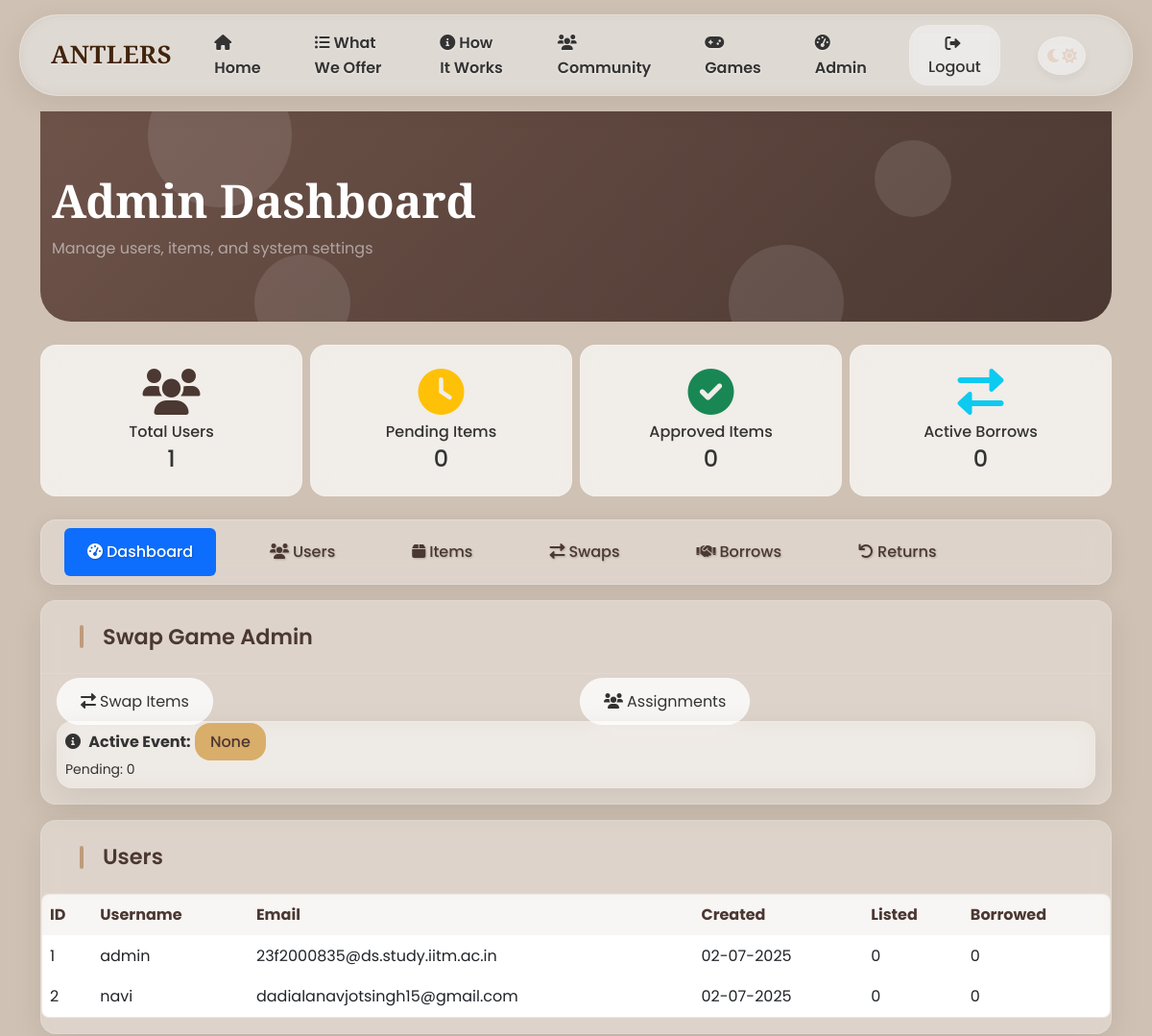
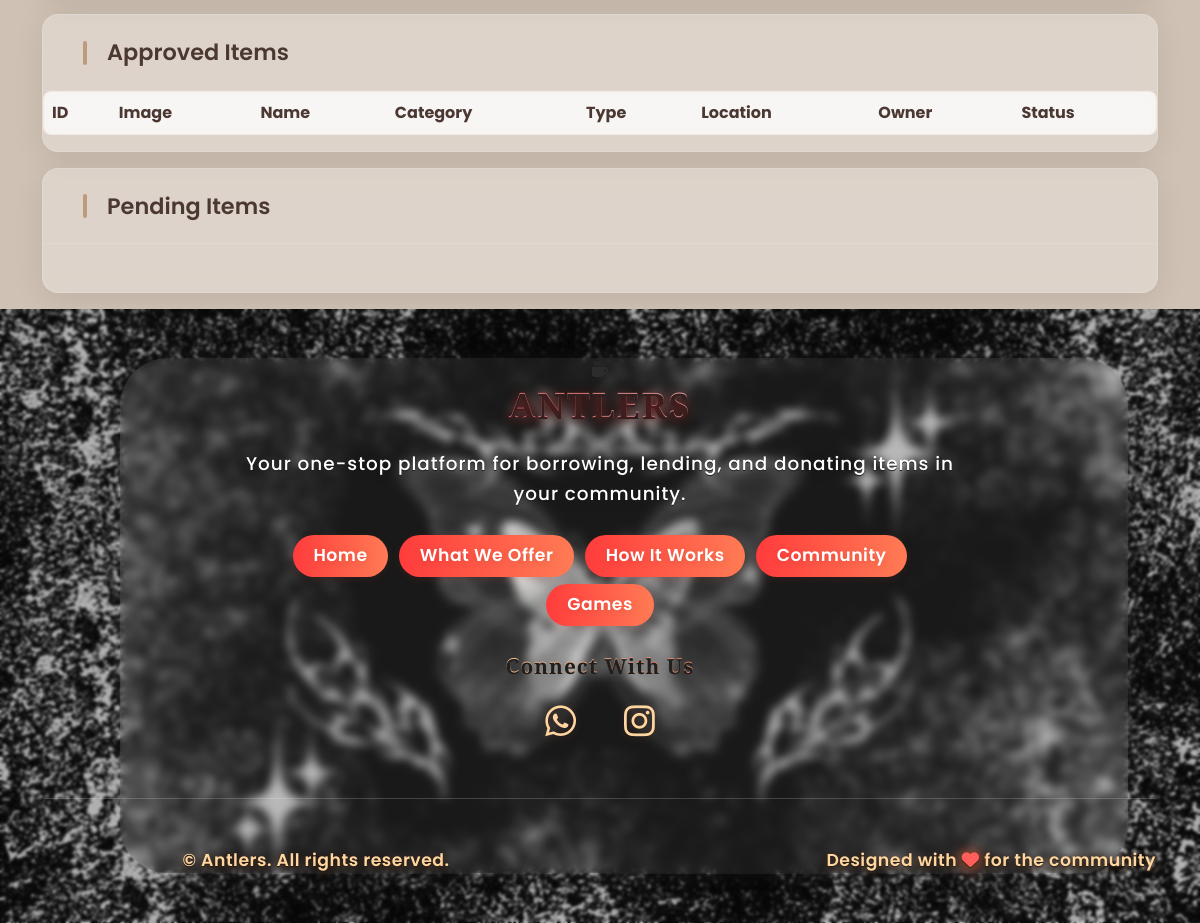
The page /admin (signed in) on the database its author committed (2 pictures, top to bottom).
### app.py (models this page shows)
class User(db.Model, UserMixin):
    id = db.Column(db.Integer, primary_key=True)
    username = db.Column(db.String(150), unique=True)
    password = db.Column(db.String(150))
    email = db.Column(db.String(150), unique=True)
    contact_number = db.Column(db.String(20))
    role = db.Column(db.String(50), default='user')
    created_at = db.Column(db.DateTime, default=func.now())
    overall_verified = db.Column(db.Boolean, default=False)
    approved_items = db.relationship('Accessory',
                                   foreign_keys='Accessory.user_id',
                                   backref=db.backref('owner', lazy=True))
    items_borrowed = db.relationship('BorrowedAccessory',
                                   foreign_keys='BorrowedAccessory.borrower_id',
                                   backref=db.backref('borrower_user', lazy=True),
                                   overlaps="items_borrowed_as_borrower,borrower")
    items_lent = db.relationship('BorrowedAccessory',
                                foreign_keys='BorrowedAccessory.lender_id',
                                backref=db.backref('lender_user', lazy=True),
                                overlaps="items_lent_as_lender,lender")

### app.py (the view)
@app.route('/admin')
@login_required
def admin_dashboard():
    if current_user.role != 'admin':
        flash('You do not have permission to access the admin dashboard.', 'danger')
        return redirect(url_for('home'))
    pending_items = PendingAccessory.query.all()
    rejected_items = RejectedAccessory.query.all()
    approved_items = Accessory.query.all()
    pending_swap_items = SwapItem.query.filter_by(status='pending').count()
    active_swap_events = SwapEvent.query.filter(
        SwapEvent.status.in_(['pending', 'active'])
    ).count()
    users = User.query.all()
    active_borrows = BorrowedAccessory.query.filter(
        BorrowedAccessory.status.in_(['approved', 'delivered'])
    ).count()
    stats = {
        'total_users': User.query.count(),
        'pending_items': len(pending_items),
        'approved_items': len(approved_items),
        'active_borrows': active_borrows
    }
    return render_template('admin_dashboard.html',
                         pending_items=pending_items,
                         rejected_items=rejected_items,
                         approved_items=approved_items,
                         pending_swap_items=pending_swap_items,
                         active_swap_events=active_swap_events,
                         users=users,
                         stats=stats)

### templates/admin_dashboard.html (shortened to what this page needs)
{% extends "base.html" %}
{% block content %}
<div class="container">
    <div class="profile-header mb-4">
        <div class="animated-bg">
            <div class="animated-circle circle-1"></div>
            <div class="animated-circle circle-2"></div>
            <div class="animated-circle circle-3"></div>
            <div class="animated-circle circle-4"></div>
        </div>
        <div class="container profile-header-content">
            <div class="d-flex justify-content-between align-items-center">
                <div>
                    <h1 class="display-5 text-white fw-bold mb-2">Admin Dashboard</h1>
                    <p class="text-white-50 mb-0">Manage users, items, and system settings</p>
                </div>
            </div>
        </div>
    </div>
    <div class="row g-2 mb-4">
        <div class="col-6 col-md-3">
            <div class="stats-card text-center">
                <i class="fas fa-users fa-3x mb-2 text-primary"></i>
                <h3 class="h6 mb-1">Total Users</h3>
                <p class="h4 mb-0">{{ stats.total_users -1 }}</p>
            </div>
        </div>
        <div class="col-6 col-md-3">
            <div class="stats-card text-center">
                <i class="fas fa-clock fa-3x mb-2 text-warning"></i>
                <h3 class="h6 mb-1">Pending Items</h3>
                <p class="h4 mb-0">{{ stats.pending_items }}</p>
            </div>
        </div>
        <div class="col-6 col-md-3">
            <div class="stats-card text-center">
                <i class="fas fa-check-circle fa-3x mb-2 text-success"></i>
                <h3 class="h6 mb-1">Approved Items</h3>
                <p class="h4 mb-0">{{ stats.approved_items }}</p>
            </div>
        </div>
        <div class="col-6 col-md-3">
            <div class="stats-card text-center">
                <i class="fas fa-exchange-alt fa-3x mb-2 text-info"></i>
                <h3 class="h6 mb-1">Active Borrows</h3>
                <p class="h4 mb-0">{{ stats.active_borrows }}</p>
            </div>
        </div>
    </div>
    <div class="glass-navbar mb-3">
        <ul class="nav nav-pills flex-nowrap overflow-auto">
            <li class="nav-item">
                <a class="nav-link active" href="#dashboard">
                    <i class="fas fa-tachometer-alt me-1"></i>Dashboard
                </a>
            </li>
            <li class="nav-item">
                <a class="nav-link" href="#users">
                    <i class="fas fa-users me-1"></i>Users
                </a>
            </li>
            <li class="nav-item">
                <a class="nav-link" href="#items">
                    <i class="fas fa-box me-1"></i>Items
                </a>
            </li>
            <li class="nav-item">
                <a class="nav-link" href="#swaps">
                    <i class="fas fa-exchange-alt me-1"></i>Swaps
                </a>
            </li>
            <li class="nav-item">
                <a class="nav-link" href="#borrows">
                    <i class="fas fa-handshake me-1"></i>Borrows
                </a>
            </li>
            <li class="nav-item">
                <a class="nav-link" href="#returns">
                    <i class="fas fa-undo me-1"></i>Returns
                </a>
            </li>
        </ul>
    </div>
    <div class="row g-2 mb-3">
        <div class="col-12">
            <div class="glass-card">
                <div class="card-header">
                    <h4 class="card-title mb-0">Swap Game Admin</h4>
                </div>
                <div class="card-body p-3">
                    <div class="row g-2">
                        <div class="col-6">
                            <a href="{{ url_for('admin_swap_items') }}" class="glass-btn w-100">
                                <i class="fas fa-exchange-alt me-1"></i>Swap Items
                            </a>
                        </div>
                        <div class="col-6">
                            <a href="{{ url_for('admin_swap_assignments') }}" class="glass-btn w-100">
                                <i class="fas fa-users me-1"></i>Assignments
                            </a>
                        </div>
                    </div>
                    <div class="row mt-2">
                        <div class="col-12">
                            <div class="glass-card p-2">
                                <i class="fas fa-info-circle me-1"></i>
                                <strong>Active Event:</strong>
                                {% if active_swap_events > 0 %}
                                    <span class="glass-badge bg-success">Active</span>
                                {% else %}
                                    <span class="glass-badge bg-warning">None</span>
                                {% endif %}
                                <small class="d-block mt-1">Pending: {{ pending_swap_items }}</small>
                            </div>
                        </div>
                    </div>
                </div>
            </div>
        </div>
    </div>
    <div class="row g-2 mb-3" id="users">
        <div class="col-12">
            <div class="glass-card">
                <div class="card-header">
                    <h4 class="card-title mb-0">Users</h4>
                </div>
                <div class="card-body p-0">
                    <div class="table-responsive">
                        <table class="glass-table table">
                            <thead>
                                <tr>
                                    <th>ID</th>
                                    <th>Username</th>
                                    <th>Email</th>
                                    <th>Created</th>
                                    <th>Listed</th>
                                    <th>Borrowed</th>
                                </tr>
                            </thead>
                            <tbody>
                                {% for user in users %}
                                <tr>
                                    <td>{{ user.id }}</td>
                                    <td>{{ user.username }}</td>
                                    <td>{{ user.email }}</td>
                                    <td>{{ user.created_at.strftime('%d-%m-%Y') }}</td>
                                    <td>{{ user.approved_items|length }}</td>
                                    <td>{{ user.borrowed_items|length }}</td>
                                </tr>
                                {% endfor %}
                            </tbody>
                        </table>
                    </div>
                </div>
            </div>
        </div>
    </div>
    <div class="row g-2 mb-3" id="items">
        <div class="col-12">
            <div class="glass-card">
                <div class="card-header">
                    <h4 class="card-title mb-0">Approved Items</h4>
                </div>
                <div class="card-body p-0">
                    <div class="table-responsive">
                        <table class="glass-table table">
                            <thead>
                                <tr>
                                    <th>ID</th>
                                    <th>Image</th>
                                    <th>Name</th>
                                    <th>Category</th>
                                    <th>Type</th>
                                    <th>Location</th>
                                    <th>Owner</th>
                                    <th>Status</th>
                                </tr>
                            </thead>
                        </table>
                    </div>
                </div>
            </div>
        </div>
    </div>
    <div class="row g-2 mb-3" id="pending">
        <div class="col-12">
            <div class="glass-card">
                <div class="card-header">
                    <h4 class="card-title mb-0">Pending Items</h4>
                </div>
                <div class="card-body">
                </div>
            </div>
        </div>
    </div>
</div>
{% endblock %}

### rows shown on the page
User: id "1", username "admin", email "23f2000835@ds.study.iitm.ac.in", created_at "02-07-2025", approved_items|length "0", borrowed_items|length "0"
User: id "2", username "navi", email "dadialanavjotsingh15@gmail.com", created_at "02-07-2025", approved_items|length "0", borrowed_items|length "0"

### other values the page prints
{{ stats.total_users -1 }} "1"
{{ stats.pending_items }} "0"
{{ stats.approved_items }} "0"
{{ stats.active_borrows }} "0"
{{ pending_swap_items }} "0"
